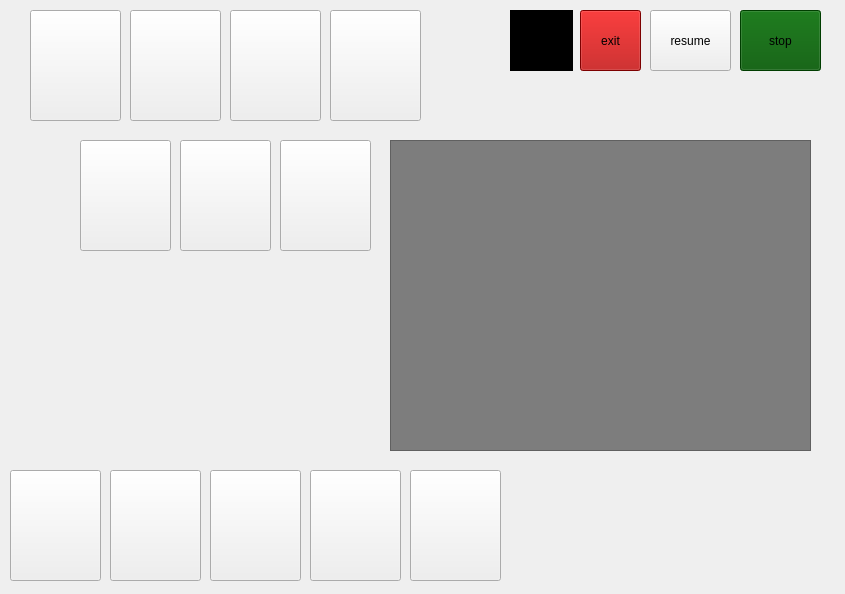
<?xml version="1.0" encoding="UTF-8"?>
<ui version="4.0">
 <class>GameUI</class>
 <widget class="QWidget" name="GameUI">
  <property name="geometry">
   <rect>
    <x>0</x>
    <y>0</y>
    <width>845</width>
    <height>594</height>
   </rect>
  </property>
  <property name="maximumSize">
   <size>
    <width>1663</width>
    <height>1112</height>
   </size>
  </property>
  <property name="windowTitle">
   <string>MainWindow</string>
  </property>
  <property name="styleSheet">
   <string notr="true"/>
  </property>
  <widget class="QWidget" name="centralwidget" native="true">
   <property name="geometry">
    <rect>
     <x>-290</x>
     <y>-130</y>
     <width>1421</width>
     <height>851</height>
    </rect>
   </property>
   <property name="styleSheet">
    <string notr="true">#centralwidget {
    background-image: url(:/gamepage/table/Game-Ground-Photo.JPG);
    background-repeat: no-repeat;
    background-position: center;
}</string>
   </property>
   <widget class="QPushButton" name="requestedCardButton5_2">
    <property name="geometry">
     <rect>
      <x>420</x>
      <y>140</y>
      <width>91</width>
      <height>111</height>
     </rect>
    </property>
    <property name="text">
     <string/>
    </property>
   </widget>
   <widget class="QPushButton" name="requestedCardButton6">
    <property name="geometry">
     <rect>
      <x>570</x>
      <y>270</y>
      <width>91</width>
      <height>111</height>
     </rect>
    </property>
    <property name="text">
     <string/>
    </property>
   </widget>
   <widget class="QPushButton" name="requestedCardButton1">
    <property name="geometry">
     <rect>
      <x>370</x>
      <y>270</y>
      <width>91</width>
      <height>111</height>
     </rect>
    </property>
    <property name="text">
     <string/>
    </property>
   </widget>
   <widget class="QPushButton" name="requestedCardButton2">
    <property name="geometry">
     <rect>
      <x>470</x>
      <y>270</y>
      <width>91</width>
      <height>111</height>
     </rect>
    </property>
    <property name="text">
     <string/>
    </property>
   </widget>
   <widget class="QPushButton" name="requestedCardButton3">
    <property name="geometry">
     <rect>
      <x>520</x>
      <y>140</y>
      <width>91</width>
      <height>111</height>
     </rect>
    </property>
    <property name="text">
     <string/>
    </property>
   </widget>
   <widget class="QPushButton" name="selectedCardButton5">
    <property name="geometry">
     <rect>
      <x>700</x>
      <y>600</y>
      <width>91</width>
      <height>111</height>
     </rect>
    </property>
    <property name="text">
     <string/>
    </property>
   </widget>
   <widget class="QPushButton" name="selectedCardButton4">
    <property name="geometry">
     <rect>
      <x>600</x>
      <y>600</y>
      <width>91</width>
      <height>111</height>
     </rect>
    </property>
    <property name="text">
     <string/>
    </property>
   </widget>
   <widget class="QPushButton" name="selectedCardButton2">
    <property name="geometry">
     <rect>
      <x>400</x>
      <y>600</y>
      <width>91</width>
      <height>111</height>
     </rect>
    </property>
    <property name="text">
     <string/>
    </property>
   </widget>
   <widget class="QPushButton" name="selectedCardButton1">
    <property name="geometry">
     <rect>
      <x>300</x>
      <y>600</y>
      <width>91</width>
      <height>111</height>
     </rect>
    </property>
    <property name="text">
     <string/>
    </property>
   </widget>
   <widget class="QPushButton" name="selectedCardButton3">
    <property name="geometry">
     <rect>
      <x>500</x>
      <y>600</y>
      <width>91</width>
      <height>111</height>
     </rect>
    </property>
    <property name="text">
     <string/>
    </property>
   </widget>
   <widget class="QPushButton" name="stopButton">
    <property name="geometry">
     <rect>
      <x>1030</x>
      <y>140</y>
      <width>81</width>
      <height>61</height>
     </rect>
    </property>
    <property name="styleSheet">
     <string notr="true">background-color: rgb(0, 85, 0);</string>
    </property>
    <property name="text">
     <string>stop</string>
    </property>
   </widget>
   <widget class="QPushButton" name="resumeButton">
    <property name="geometry">
     <rect>
      <x>940</x>
      <y>140</y>
      <width>81</width>
      <height>61</height>
     </rect>
    </property>
    <property name="text">
     <string>resume</string>
    </property>
   </widget>
   <widget class="QPushButton" name="exitButton">
    <property name="geometry">
     <rect>
      <x>870</x>
      <y>140</y>
      <width>61</width>
      <height>61</height>
     </rect>
    </property>
    <property name="styleSheet">
     <string notr="true">background-color: rgb(175, 0, 0);</string>
    </property>
    <property name="text">
     <string>exit</string>
    </property>
   </widget>
   <widget class="QLabel" name="timerlabel">
    <property name="geometry">
     <rect>
      <x>800</x>
      <y>140</y>
      <width>63</width>
      <height>61</height>
     </rect>
    </property>
    <property name="styleSheet">
     <string notr="true">background-color: rgb(0, 0, 0);
color: rgb(255, 0, 127);
alternate-background-color: rgb(255, 255, 255);</string>
    </property>
    <property name="text">
     <string/>
    </property>
   </widget>
   <widget class="QPushButton" name="requestedCardButton7">
    <property name="geometry">
     <rect>
      <x>620</x>
      <y>140</y>
      <width>91</width>
      <height>111</height>
     </rect>
    </property>
    <property name="text">
     <string/>
    </property>
   </widget>
   <widget class="QPushButton" name="requestedCardButton4_2">
    <property name="geometry">
     <rect>
      <x>320</x>
      <y>140</y>
      <width>91</width>
      <height>111</height>
     </rect>
    </property>
    <property name="text">
     <string/>
    </property>
   </widget>
   <widget class="QLabel" name="statusLabel">
    <property name="geometry">
     <rect>
      <x>350</x>
      <y>410</y>
      <width>221</width>
      <height>121</height>
     </rect>
    </property>
    <property name="text">
     <string/>
    </property>
   </widget>
   <widget class="QFrame" name="chatFrame">
    <property name="geometry">
     <rect>
      <x>680</x>
      <y>270</y>
      <width>421</width>
      <height>311</height>
     </rect>
    </property>
    <property name="styleSheet">
     <string notr="true">background-color: rgb(125, 125, 125);</string>
    </property>
    <property name="frameShape">
     <enum>QFrame::Shape::StyledPanel</enum>
    </property>
    <property name="frameShadow">
     <enum>QFrame::Shadow::Raised</enum>
    </property>
   </widget>
  </widget>
 </widget>
 <resources/>
 <connections/>
</ui>
